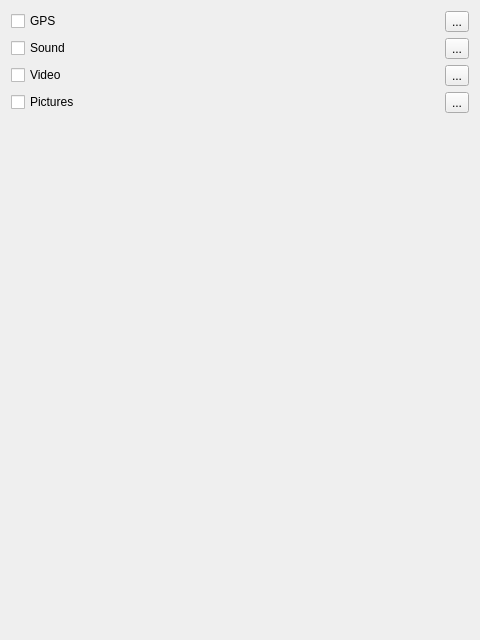
<?xml version="1.0" encoding="UTF-8"?>
<ui version="4.0">
 <class>SourceConfigWidget</class>
 <widget class="QWidget" name="SourceConfigWidget">
  <property name="geometry">
   <rect>
    <x>0</x>
    <y>0</y>
    <width>480</width>
    <height>640</height>
   </rect>
  </property>
  <property name="windowTitle">
   <string>Form</string>
  </property>
  <layout class="QVBoxLayout" name="verticalLayout">
   <item>
    <layout class="QGridLayout" name="gridLayout">
     <item row="0" column="0">
      <widget class="QCheckBox" name="checkBox_gps">
       <property name="text">
        <string>GPS</string>
       </property>
      </widget>
     </item>
     <item row="0" column="1">
      <widget class="QToolButton" name="toolButton_gps">
       <property name="text">
        <string>...</string>
       </property>
      </widget>
     </item>
     <item row="1" column="0">
      <widget class="QCheckBox" name="checkBox_sound">
       <property name="text">
        <string>Sound</string>
       </property>
      </widget>
     </item>
     <item row="1" column="1">
      <widget class="QToolButton" name="toolButton_sound">
       <property name="text">
        <string>...</string>
       </property>
      </widget>
     </item>
     <item row="2" column="0">
      <widget class="QCheckBox" name="checkBox_video">
       <property name="text">
        <string>Video</string>
       </property>
      </widget>
     </item>
     <item row="2" column="1">
      <widget class="QToolButton" name="toolButton_video">
       <property name="text">
        <string>...</string>
       </property>
      </widget>
     </item>
     <item row="3" column="0">
      <widget class="QCheckBox" name="checkBox_pictures">
       <property name="text">
        <string>Pictures</string>
       </property>
      </widget>
     </item>
     <item row="3" column="1">
      <widget class="QToolButton" name="toolButton_pictures">
       <property name="text">
        <string>...</string>
       </property>
      </widget>
     </item>
    </layout>
   </item>
   <item>
    <spacer name="verticalSpacer">
     <property name="orientation">
      <enum>Qt::Vertical</enum>
     </property>
     <property name="sizeHint" stdset="0">
      <size>
       <width>20</width>
       <height>40</height>
      </size>
     </property>
    </spacer>
   </item>
  </layout>
 </widget>
 <resources/>
 <connections/>
</ui>
